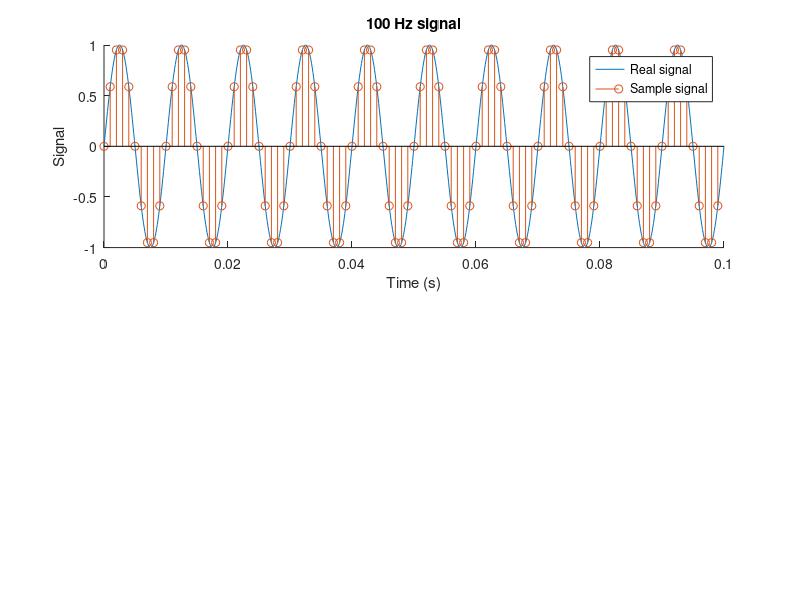

The MATLAB script that drew this image: (Note: this script raises an error after producing the figure.)

epsilon = 1e-6;

% Lambda defines
sinusoide = @(t, f, phi)        sin(2*pi*f*t + phi);
muestreo_f = @(func, t)         struct('x', func(t), 't', t);
muestreo = @(func, t0, tf, Fs)  muestreo_f(func, t0:(1/Fs):tf-epsilon);

% Signal config
tf = 0.1;
freq = 100;
fs = 1/0.001;


% Plot results
figure;

% Signal plot
subplot(2,1,1);
title(sprintf('%d Hz signal', freq));
hold on;
xlim([0, tf]);
    
xa = @(t) sinusoide(t, freq, 0);
fplot(xa,[0,tf]);
xa_m = muestreo(xa, 0, tf, fs);
stem(xa_m.t, xa_m.x);

xlabel('Time (s)');
ylabel('Signal');
legend('Real signal', 'Sample signal')

% Freq. plot
[H, freq] = mi_freqresp(xa_m.x, fs);
subplot(2,1,2);
stem(freq, abs(H));

xlabel('Frequency (Hz)');
ylabel('Magnitude');

% Comentarios
% Como era de esperar, la DTFT solo tiene una respuesta a una frecuencia
% que es a 100 Hz, y al estar por debajo de mitad la frecuencia de
% muestreo, no hay ningún problema de manchado espectral y al coincidir con
% un valor exacto de resolución solo aparece en un único punto.
